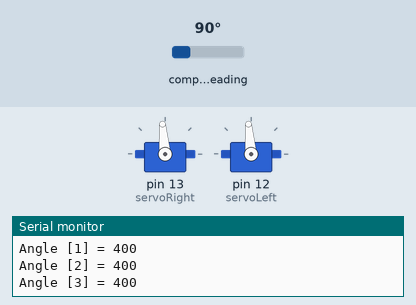
The sketch below on a simulated Arduino Uno, built with avr-gcc and run on an emulated ATmega328P. Shown: 2 × servo, the last lines printed to the serial monitor. Wiring (inferred from the names in the program): HMC5883L compass at I2C address 0x1E. The inputs (shaded band) are chosen by the test bench; at power-on: compass heading 90°.

Above: at 5.1 s.
At 7.35 s:
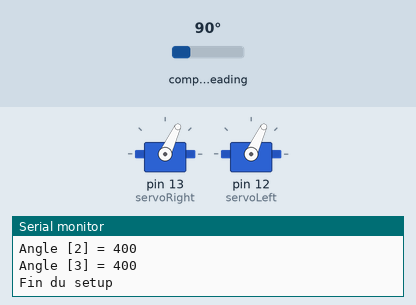
Timing chart, 0 to 9.0 s (numbered marks = the images above):
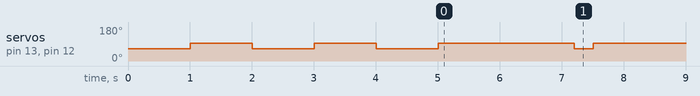

Measured:
- by itself, servo on pin 13 (servoRight), servo on pin 12 (servoLeft): goes 95° 1.0 s, 65° 1.0 s, 95° 1.0 s, 65° 1.0 s, 95° 2.2 s, 65° 0.30 s, then 95°

The sketch:

TestRotation.ino
```cpp
#include <Servo.h>
#include <Wire.h> //I2C Arduino Library

#define TOLERANCE 20

Servo servoRight;
Servo servoLeft;


#define HMC_address  0x1E

/*
 *  Union, each data have 2*8bits
 *  We need to swap because of Endianess
 *
 */
union Compass{
  struct{
    int8_t x_h;
    int8_t x_l;

    int8_t z_h;
    int8_t z_l;

    int8_t y_h;
    int8_t y_l;
  }reg;
  struct{
    int16_t x;
    int16_t z;
    int16_t y;
  }value;
};

/*
 * Contains value of each 90° angle
 * Permit to test if robot do an 90° rotation
 *
 */
Compass degres[4];

void setup() {
  // put your setup code here, to run once:
  Serial.begin(9600);

  servoRight.attach(13);
  servoLeft.attach(12);

  Wire.beginTransmission(HMC_address); //start talking
  Wire.write(0x02); // Set the Register
  Wire.write(0x00); // Tell the HMC5883 to Continuously Measure
  Wire.endTransmission();

  /*Setup for the 90 degres*/
  degres[0] = getCompass();
  Serial.print("Angle [0] = ");
  Serial.println(degres[0].value.y);
  int i = 0;
  for(i=1;i<=3;i++){
    servoLeft.write(65);
    servoRight.write(65);
    delay(1000);
    servoLeft.write(95);
    servoRight.write(95);
    degres[i] = getCompass();
    Serial.print("Angle [");Serial.print(i);Serial.print("] = ");
    Serial.println(degres[i].value.y);
    delay(1000);
  }
 Serial.println("Fin du setup");
 delay(1000);
}

//-----------------------------------------------
//-----------------------------------------------

void loop() {
    Compass currentDegre;
    currentDegre.value.z = 0;
    delay(200);
     while((currentDegre.value.y <= (degres[2].value.y - TOLERANCE)) || (currentDegre.value.y >= (degres[2].value.y + TOLERANCE))){
      currentDegre = getCompass();
      servoLeft.write(65);
      servoRight.write(65);
      delay(300);
      servoLeft.write(95);
      servoRight.write(95);
      delay(100);

      Serial.print("Valeur de l'angle sur Y : ");
      Serial.println(currentDegre.value.y);
      Serial.print("Angle [2] = ");
      Serial.println(degres[2].value.y);
      Serial.print("(currentDegre.value.y <= (degres[2].value.y - TOLERANCE)) || (currentDegre.value.y >= (degres[2].value.y + TOLERANCE)) = ");
      Serial.println((currentDegre.value.y <= (degres[2].value.y - TOLERANCE)) || (currentDegre.value.y >= (degres[2].value.y + TOLERANCE)));
    }

     Serial.print("Fin d'une boucle :\n");
     while(1){
        Serial.print("J'ai fini");
      }
}

//-----------------------------------------------
//-----------------------------------------------

/*
 * get the value of Compass
 */
Compass getCompass(){
  Compass compass;
   int error;

  error = HMC_read(0x03, (uint8_t *) &compass, sizeof(compass));

  uint8_t swap;
  #define SWAP(x,y) swap = x; x = y; y = swap

  SWAP (compass.reg.x_h, compass.reg.x_l);
  SWAP (compass.reg.y_h, compass.reg.y_l);
  SWAP (compass.reg.z_h, compass.reg.z_l);

  return compass;
}

/*
 * read the HMC interface
 */

int HMC_read(int start, uint8_t *buffer, int size){
  int i, n;
    //Tell the HMC5883 where to begin reading data
  Wire.beginTransmission(HMC_address);
  n = Wire.write(start); //select register 3, X MSB register
  if(n != 1)
    return -10;
  n = Wire.endTransmission(false);
  if (n)
    return n;

  //Read data from each axis, 2 registers per axis
  Wire.requestFrom(HMC_address, size, true);
  i = 0;
  while(Wire.available() && i < size){
    buffer[i++] = Wire.read();
  }
  if(i != size)
    return -11;

  return 0;
}
```
